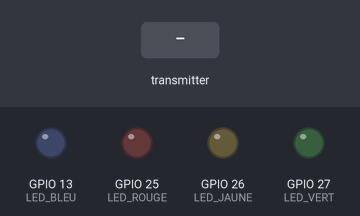
This sketch was run on a simulated ESP32. Shown: output pins drawn as LEDs (lit = HIGH). The test bench sets the inputs (shaded band). A WiFi scan finds three made-up networks; nothing arrives over Bluetooth unless stated; what the sketch prints to the serial monitor is not drawn.

Above: at 2.3 s.
At 12.5 s:
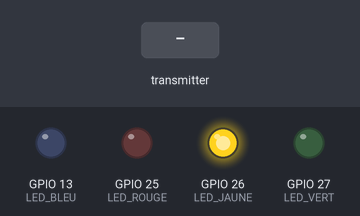
12.6 s: the transmitter starts sending destMAC.0 = 0
14.1 s: the transmitter starts sending boardId = 1
At 65.7 s:
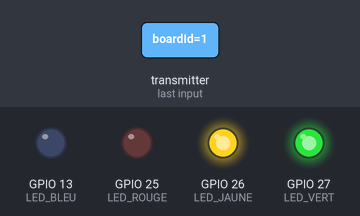
Timing chart, 0 to 66.6 s (numbered marks = the images above; inputs shaded):
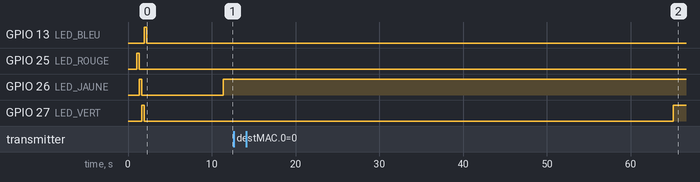

The sketch:

motes_lumiere_test.ino
```cpp
/*********
  ESP32 MOTE Node - ESP-NOW + BLE + LED Status Feedback
  Version "lumiere test" avec 4 LEDs de statut:
    🔴 Rouge (IO25) : Échec d'envoi ESP-NOW
    🟡 Jaune (IO26) : Aucun appareil BLE détecté
    🟢 Vert  (IO27) : Envoi réussi au SINK
    🔵 Bleu  (IO13) : Appareil BLE "reseau1" détecté

  Configuration:
  - Sink MAC: ec:62:60:11:a2:3c
  - TODO: Change MOTE_ID below to your mote number (0-6)
*********/
#include <esp_now.h>
#include <esp_wifi.h>
#include <WiFi.h>
#include <BLEDevice.h>
#include <BLEUtils.h>
#include <BLEScan.h>
#include <BLEAdvertisedDevice.h>
#include <vector>

// ============================================
// CONFIGURATION - MODIFY FOR EACH MOTE
// ============================================
#define MOTE_ID 0

// WiFi SSID (needed for channel detection)
const char *ssid = "iot";

// BLE Configuration
#define BLE_SCAN_TIME 5           // Scan duration in seconds
#define BLE_SCAN_INTERVAL 30000   // Scan every 30 seconds
const char* BLE_FILTER = "reseau1";  // BLE name prefix filter

// ============================================
// LED PINS - Status feedback
// ============================================
#define LED_ROUGE  25   // Échec d'envoi
#define LED_JAUNE  26   // Aucun BLE détecté
#define LED_VERT   27   // Envoi réussi
#define LED_BLEU   13   // BLE détecté

// ============================================
// ROUTING TABLE - Static configuration
// ============================================
#define MOTE_COUNT 7

// Sink MAC address
uint8_t sinkAddress[6] = {0xEC, 0x62, 0x60, 0x11, 0xA2, 0x3C};

// All motes MAC addresses
uint8_t moteAddress[MOTE_COUNT][6] = {
  {0xEC, 0x62, 0x60, 0x11, 0x97, 0xA0},   // Mote 0
  {0x24, 0xDC, 0xC3, 0x14, 0x37, 0x98},  // Mote 1
  {0xC4, 0xDE, 0xE2, 0xB1, 0x3E, 0xC8}, //Mote 2

  {0x08, 0xF9, 0xE0, 0x01, 0x0D, 0x00}, //Mote 3
  {0xEC, 0x62, 0x60, 0x5B, 0x35, 0x08}, //Mote 4
  {0x08, 0xF9, 0xE0, 0x00, 0xE2, 0x60}, //Mote 5

  {0x24, 0xDC, 0xC3, 0x14, 0x38, 0x24} //Mote 6

};

// Routing table: nextHop for each mote to reach SINK
typedef struct routing_entry {
  uint8_t destMAC[6];        // Destination (SINK)
  uint8_t nextHopMAC[6];     // Next hop to reach destination
  uint8_t hopCount;          // Distance to destination
} routing_entry;

// Full routing table: indexed by MOTE_ID
// Each entry defines how that mote reaches the SINK
routing_entry routingTable[MOTE_COUNT] = {
  // Mote 0: direct to SINK (hop 1)
  { {0xEC,0x62,0x60,0x11,0xA2,0x3C}, {0xEC,0x62,0x60,0x11,0xA2,0x3C}, 1 },
  // Mote 1: direct to SINK (hop 1)
  { {0xEC,0x62,0x60,0x11,0xA2,0x3C}, {0xEC,0x62,0x60,0x11,0xA2,0x3C}, 1 },
  // Mote 2: direct to SINK (hop 1)
  { {0xEC,0x62,0x60,0x11,0xA2,0x3C}, {0xEC,0x62,0x60,0x11,0xA2,0x3C}, 1 },
  // Mote 3: via Mote 0 (hop 2)
  { {0xEC,0x62,0x60,0x11,0xA2,0x3C}, {0xEC,0x62,0x60,0x11,0x97,0xA0}, 2 },
  // Mote 4: via Mote 0 (hop 2)
  { {0xEC,0x62,0x60,0x11,0xA2,0x3C}, {0xEC,0x62,0x60,0x11,0x97,0xA0}, 2 },
  // Mote 5: via Mote 1 (hop 2)
  { {0xEC,0x62,0x60,0x11,0xA2,0x3C}, {0x24,0xDC,0xC3,0x14,0x37,0x98}, 2 },
  // Mote 6: via Mote 2 (hop 2)
  { {0xEC,0x62,0x60,0x11,0xA2,0x3C}, {0xC4,0xDE,0xE2,0xB1,0x3E,0xC8}, 2 },
};

// Shortcut: this mote's route
#define myRoute routingTable[MOTE_ID]

// ESP-NOW peer info
esp_now_peer_info_t sinkPeerInfo;
esp_now_peer_info_t motePeerInfo[MOTE_COUNT];

// ============================================
// DATA STRUCTURES FOR ESP-NOW
// ============================================
#define MSG_TYPE_DATA      0
#define MSG_TYPE_BLE_SCAN  1
#define MSG_TYPE_COMMAND   2
#define MSG_TYPE_HEARTBEAT 3

// Message structure: Mote -> Sink
typedef struct struct_mote2sinkMessage {
  uint8_t originMAC[6];
  uint8_t destMAC[6];
  uint8_t hopCount;
  uint8_t msgType;
  int boardId;
  int readingId;
  uint32_t timestamp;
  float data0;
  float data1;
  float data2;
  float data3;
  bool bool0;
  bool bool1;
  char text[200];
} struct_mote2sinkMessage;

// Message structure: Sink -> Mote
typedef struct struct_sink2moteMessage {
  uint8_t destMAC[6];
  uint8_t msgType;
  int boardId;
  float data0;
  float data1;
  bool bool0;
  bool bool1;
  char text[64];
} struct_sink2moteMessage;

struct_mote2sinkMessage outgoingMessage;
struct_sink2moteMessage incomingCommand;

// ============================================
// LED CONTROL FUNCTIONS
// ============================================
void allLedsOff() {
  digitalWrite(LED_ROUGE, LOW);
  digitalWrite(LED_JAUNE, LOW);
  digitalWrite(LED_VERT, LOW);
  digitalWrite(LED_BLEU, LOW);
}

void setLedSendSuccess() {
  // Vert ON, Rouge OFF
  digitalWrite(LED_VERT, HIGH);
  digitalWrite(LED_ROUGE, LOW);
  Serial.println("   🟢 LED VERT: Envoi réussi");
}

void setLedSendFail() {
  // Rouge ON, Vert OFF
  digitalWrite(LED_ROUGE, HIGH);
  digitalWrite(LED_VERT, LOW);
  Serial.println("   🔴 LED ROUGE: Échec d'envoi");
}

void setLedBleFound() {
  // Bleu ON, Jaune OFF
  digitalWrite(LED_BLEU, HIGH);
  digitalWrite(LED_JAUNE, LOW);
  Serial.println("   🔵 LED BLEU: Appareil BLE détecté");
}

void setLedBleNotFound() {
  // Jaune ON, Bleu OFF
  digitalWrite(LED_JAUNE, HIGH);
  digitalWrite(LED_BLEU, LOW);
  Serial.println("   🟡 LED JAUNE: Aucun appareil BLE détecté");
}

// ============================================
// BLE SCANNER
// ============================================
BLEScan* pBLEScan;
std::vector<String> filteredBLEDevices;
unsigned long lastBLEScan = 0;
int readingCounter = 0;

class BLEScanCallback : public BLEAdvertisedDeviceCallbacks {
  void onResult(BLEAdvertisedDevice advertisedDevice) {
    if (advertisedDevice.haveName()) {
      String deviceName = advertisedDevice.getName().c_str();

      // Check if name starts with "reseau1"
      if (deviceName.startsWith(BLE_FILTER)) {
        String deviceInfo = "{\"name\":\"" + deviceName + "\",";
        deviceInfo += "\"mac\":\"" + String(advertisedDevice.getAddress().toString().c_str()) + "\",";
        deviceInfo += "\"rssi\":" + String(advertisedDevice.getRSSI()) + "}";

        filteredBLEDevices.push_back(deviceInfo);

        Serial.printf("   📱 BLE MATCH: %s [RSSI: %d]\n",
                      deviceName.c_str(), advertisedDevice.getRSSI());
      }
    }
  }
};

// ============================================
// UTILITY FUNCTIONS
// ============================================
String macToString(const uint8_t *mac) {
  char macStr[18];
  snprintf(macStr, sizeof(macStr), "%02x:%02x:%02x:%02x:%02x:%02x",
           mac[0], mac[1], mac[2], mac[3], mac[4], mac[5]);
  return String(macStr);
}

void getMyMAC(uint8_t *mac) {
  esp_wifi_get_mac(WIFI_IF_STA, mac);
}

void printRoutingTable() {
  Serial.println("\n=== FULL ROUTING TABLE ===");
  Serial.printf("My ID: Mote %d | My MAC: %s\n", MOTE_ID, macToString(moteAddress[MOTE_ID]).c_str());
  Serial.println("---------------------------");
  for (int i = 0; i < MOTE_COUNT; i++) {
    Serial.printf("Mote %d -> nextHop: %s (hops: %d)%s\n",
      i,
      macToString(routingTable[i].nextHopMAC).c_str(),
      routingTable[i].hopCount,
      (i == MOTE_ID) ? " << ME" : "");
  }
  Serial.println("===========================\n");
}

// ============================================
// ESP-NOW CALLBACKS
// ============================================
// Callback when data is received (from sink or other motes)
void onDataRecv(const uint8_t *mac_addr, const uint8_t *incomingData, int len) {
  Serial.printf("\n📥 Received from: %s, length: %d\n",
                macToString(mac_addr).c_str(), len);

  // Check if it's a command from sink (smaller struct)
  if (len == sizeof(struct_sink2moteMessage)) {
    memcpy(&incomingCommand, incomingData, sizeof(incomingCommand));

    Serial.printf("   Command for Board ID: %d\n", incomingCommand.boardId);

    // Check if this command is for us
    if (incomingCommand.boardId == MOTE_ID) {
      Serial.println("   ✅ Command is for this mote!");

      if (incomingCommand.msgType == MSG_TYPE_COMMAND) {
        // LED control via MQTT command
        if (incomingCommand.bool0) {
          Serial.println("   💡 Command: ON");
        } else {
          Serial.println("   💡 Command: OFF");
        }

        if (strlen(incomingCommand.text) > 0) {
          Serial.printf("   📝 Text: %s\n", incomingCommand.text);
        }
      }
    } else {
      // Forward to another mote (if we're a relay)
      Serial.printf("   ↪️ Forwarding to Mote %d\n", incomingCommand.boardId);
    }
  }
  // Check if it's a mote message to relay
  else if (len == sizeof(struct_mote2sinkMessage)) {
    struct_mote2sinkMessage relayMessage;
    memcpy(&relayMessage, incomingData, sizeof(relayMessage));

    // Check if destination is SINK and we need to relay
    if (memcmp(relayMessage.destMAC, sinkAddress, 6) == 0) {
      Serial.println("   ↪️ Relaying message to SINK");
      relayMessage.hopCount++;

      esp_err_t result = esp_now_send(myRoute.nextHopMAC,
                                       (uint8_t *)&relayMessage,
                                       sizeof(relayMessage));
      if (result == ESP_OK) {
        setLedSendSuccess();
      } else {
        setLedSendFail();
      }
      Serial.printf("   Relay result: %s\n", result == ESP_OK ? "OK" : "FAIL");
    }
  }
}

// Callback when data is sent (ESP32 Core 3.x)
void onDataSent(const wifi_tx_info_t *info, esp_now_send_status_t status) {
  Serial.printf("📤 Send status: %s\n",
                status == ESP_NOW_SEND_SUCCESS ? "Success" : "Fail");

  // Update LEDs based on actual delivery status
  if (status == ESP_NOW_SEND_SUCCESS) {
    setLedSendSuccess();
  } else {
    setLedSendFail();
  }
}

// ============================================
// SEND FUNCTIONS
// ============================================
void sendToSink(uint8_t msgType, const char* textData = nullptr) {
  // Prepare message
  outgoingMessage = {};
  memcpy(outgoingMessage.originMAC, moteAddress[MOTE_ID], 6);
  memcpy(outgoingMessage.destMAC, sinkAddress, 6);
  outgoingMessage.hopCount = myRoute.hopCount;
  outgoingMessage.msgType = msgType;
  outgoingMessage.boardId = MOTE_ID;
  outgoingMessage.readingId = readingCounter++;
  outgoingMessage.timestamp = millis();

  if (textData != nullptr) {
    strncpy(outgoingMessage.text, textData, sizeof(outgoingMessage.text) - 1);
  }

  // Send via next hop
  esp_err_t result = esp_now_send(myRoute.nextHopMAC,
                                   (uint8_t *)&outgoingMessage,
                                   sizeof(outgoingMessage));

  if (result == ESP_OK) {
    setLedSendSuccess();
  } else {
    setLedSendFail();
  }

  Serial.printf("📤 Sending to SINK via %s - %s\n",
                macToString(myRoute.nextHopMAC).c_str(),
                result == ESP_OK ? "OK" : "FAIL");
}

void sendBLEData(String& deviceInfo) {
  outgoingMessage = {};
  memcpy(outgoingMessage.originMAC, moteAddress[MOTE_ID], 6);
  memcpy(outgoingMessage.destMAC, sinkAddress, 6);
  outgoingMessage.hopCount = myRoute.hopCount;
  outgoingMessage.msgType = MSG_TYPE_BLE_SCAN;
  outgoingMessage.boardId = MOTE_ID;
  outgoingMessage.readingId = readingCounter++;
  outgoingMessage.timestamp = millis();

  strncpy(outgoingMessage.text, deviceInfo.c_str(), sizeof(outgoingMessage.text) - 1);

  esp_err_t result = esp_now_send(myRoute.nextHopMAC,
                                   (uint8_t *)&outgoingMessage,
                                   sizeof(outgoingMessage));

  if (result == ESP_OK) {
    setLedSendSuccess();
  } else {
    setLedSendFail();
  }

  Serial.printf("📱 BLE data sent: %s - %s\n",
                deviceInfo.c_str(),
                result == ESP_OK ? "OK" : "FAIL");
}

void sendHeartbeat() {
  sendToSink(MSG_TYPE_HEARTBEAT, "heartbeat");
}

// ============================================
// BLE SCAN FUNCTION
// ============================================
void performBLEScan() {
  Serial.println("\n=== Starting BLE Scan ===");
  Serial.printf("Filter: '%s*'\n", BLE_FILTER);
  Serial.printf("Duration: %d seconds\n", BLE_SCAN_TIME);

  filteredBLEDevices.clear();

  BLEScanResults* foundDevices = pBLEScan->start(BLE_SCAN_TIME, false);

  Serial.printf("\n=== BLE Scan Complete ===\n");
  Serial.printf("Total devices: %d\n", foundDevices->getCount());
  Serial.printf("Matching '%s': %d\n", BLE_FILTER, filteredBLEDevices.size());

  // Update BLE status LEDs
  if (filteredBLEDevices.size() > 0) {
    setLedBleFound();
  } else {
    setLedBleNotFound();
  }

  // Send each matching device to sink
  for (size_t i = 0; i < filteredBLEDevices.size(); i++) {
    sendBLEData(filteredBLEDevices[i]);
    delay(50);  // Small delay between sends
  }

  pBLEScan->clearResults();
  Serial.println("===========================\n");
}

// ============================================
// WiFi CHANNEL DETECTION
// ============================================
int32_t getWiFiChannel(const char *ssid) {
  int32_t n = WiFi.scanNetworks();
  for (int32_t i = 0; i < n; i++) {
    if (String(ssid) == WiFi.SSID(i)) {
      return WiFi.channel(i);
    }
  }
  return 1;  // Default channel
}

// ============================================
// SETUP
// ============================================
void setup() {
  Serial.begin(115200);
  delay(1000);

  Serial.println("\n");
  Serial.println("╔════════════════════════════════════════╗");
  Serial.println("║  ESP32 MOTE - LED Status Test          ║");
  Serial.println("╚════════════════════════════════════════╝");
  Serial.printf("MOTE ID: %d\n", MOTE_ID);

  // -------------------------------------------
  // LED setup
  // -------------------------------------------
  pinMode(LED_ROUGE, OUTPUT);
  pinMode(LED_JAUNE, OUTPUT);
  pinMode(LED_VERT, OUTPUT);
  pinMode(LED_BLEU, OUTPUT);
  allLedsOff();

  // Startup LED test: flash all LEDs sequentially
  Serial.println("🔦 LED test sequence...");
  digitalWrite(LED_ROUGE, HIGH); delay(300);
  digitalWrite(LED_ROUGE, LOW);
  digitalWrite(LED_JAUNE, HIGH); delay(300);
  digitalWrite(LED_JAUNE, LOW);
  digitalWrite(LED_VERT, HIGH); delay(300);
  digitalWrite(LED_VERT, LOW);
  digitalWrite(LED_BLEU, HIGH); delay(300);
  digitalWrite(LED_BLEU, LOW);
  Serial.println("✅ LED test complete");

  // -------------------------------------------
  // WiFi Configuration (STA mode for ESP-NOW)
  // -------------------------------------------
  WiFi.mode(WIFI_STA);
  WiFi.disconnect();

  // Detect WiFi channel
  int32_t channel = getWiFiChannel(ssid);
  Serial.printf("📡 WiFi channel detected: %d\n", channel);

  esp_wifi_set_promiscuous(true);
  esp_wifi_set_channel(channel, WIFI_SECOND_CHAN_NONE);
  esp_wifi_set_promiscuous(false);

  Serial.printf("📍 Mote MAC Address: %s\n", WiFi.macAddress().c_str());

  // -------------------------------------------
  // ESP-NOW Configuration
  // -------------------------------------------
  if (esp_now_init() != ESP_OK) {
    Serial.println("❌ Error initializing ESP-NOW");
    digitalWrite(LED_ROUGE, HIGH);  // Red = error
    ESP.restart();
  }
  Serial.println("✅ ESP-NOW initialized");

  // Register callbacks
  esp_now_register_recv_cb(esp_now_recv_cb_t(onDataRecv));
  esp_now_register_send_cb(onDataSent);

  // Register SINK as peer
  memset(&sinkPeerInfo, 0, sizeof(esp_now_peer_info_t));
  memcpy(sinkPeerInfo.peer_addr, sinkAddress, 6);
  sinkPeerInfo.channel = 0;
  sinkPeerInfo.encrypt = false;

  if (esp_now_add_peer(&sinkPeerInfo) != ESP_OK) {
    Serial.println("❌ Failed to add SINK peer");
  } else {
    Serial.printf("✅ SINK peer added: %s\n", macToString(sinkAddress).c_str());
  }

  // Register other motes as peers (for relay)
  for (int i = 0; i < MOTE_COUNT; i++) {
    if (i != MOTE_ID) {  // Don't add ourselves
      memset(&motePeerInfo[i], 0, sizeof(esp_now_peer_info_t));
      memcpy(motePeerInfo[i].peer_addr, moteAddress[i], 6);
      motePeerInfo[i].channel = 0;
      motePeerInfo[i].encrypt = false;

      if (esp_now_add_peer(&motePeerInfo[i]) == ESP_OK) {
        Serial.printf("✅ Mote %d peer added: %s\n", i, macToString(moteAddress[i]).c_str());
      }
    }
  }

  printRoutingTable();

  // -------------------------------------------
  // BLE Configuration
  // -------------------------------------------
  Serial.println("🔵 Initializing BLE Scanner...");
  BLEDevice::init("");
  pBLEScan = BLEDevice::getScan();
  pBLEScan->setAdvertisedDeviceCallbacks(new BLEScanCallback());
  pBLEScan->setActiveScan(true);
  pBLEScan->setInterval(100);
  pBLEScan->setWindow(99);
  Serial.println("✅ BLE Scanner ready");

  // -------------------------------------------
  // LED Legend
  // -------------------------------------------
  Serial.println("\n=== LED STATUS LEGEND ===");
  Serial.println("🔴 Rouge (IO25) : Échec d'envoi ESP-NOW");
  Serial.println("🟡 Jaune (IO26) : Aucun appareil BLE détecté");
  Serial.println("🟢 Vert  (IO27) : Envoi réussi au SINK");
  Serial.println("🔵 Bleu  (IO13) : Appareil BLE détecté");
  Serial.println("=========================\n");

  Serial.println("════════════════════════════════════════");
  Serial.println("✅ MOTE LED TEST ready!");
  Serial.printf("   BLE scan every %d seconds\n", BLE_SCAN_INTERVAL / 1000);
  Serial.printf("   Filter: devices starting with '%s'\n", BLE_FILTER);
  Serial.println("════════════════════════════════════════\n");

  // Initial scan
  delay(2000);
  performBLEScan();
}

// ============================================
// LOOP
// ============================================
unsigned long lastHeartbeat = 0;

void loop() {
  unsigned long now = millis();

  // Perform BLE scan periodically
  if (now - lastBLEScan >= BLE_SCAN_INTERVAL) {
    lastBLEScan = now;
    performBLEScan();
  }

  // Send heartbeat every 60 seconds
  if (now - lastHeartbeat >= 60000) {
    lastHeartbeat = now;
    sendHeartbeat();
  }

  delay(100);
}
```

Measured:
- after the input at 12.6 s, every drawn part: stays the same
